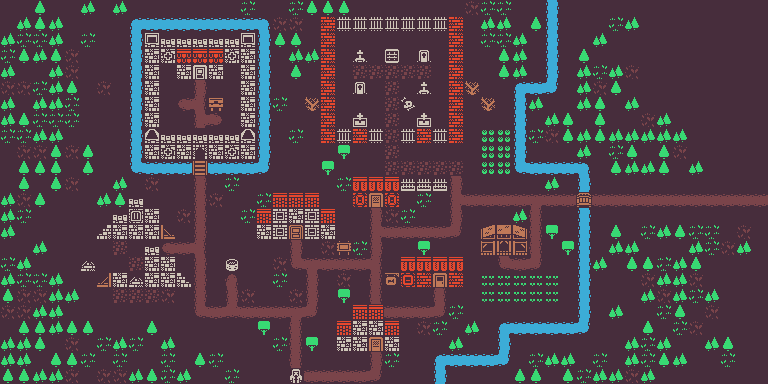

Rendered tile map (Tiled .tmx) drawn with the repository's tilesets; below, a short description and the full map source, tile grids included:
An orthogonal 48x24 tile map with 16x16 px tiles, 1 tile layer (Tile Layer 1) and 1 object (Player).

<map version="1.10" tiledversion="1.11.2" orientation="orthogonal" renderorder="right-down" width="48" height="24" tilewidth="16" tileheight="16" infinite="0" nextlayerid="7" nextobjectid="2">
 <tileset firstgid="1" source="tileset_colored.tsx" />
 <layer id="2" name="Tile Layer 1" width="48" height="24">
  <data encoding="csv">
1,1,33,1,1,68,1,68,1,1,1,1,1,1,1,6,1,1,6,33,33,33,1,1,1,1,1,1,1,2,6,6,1,1,137,1,1,1,1,1,1,1,1,1,1,1,1,1,
1,68,33,68,1,1,1,1,138,2684354697,2684354697,2684354697,2684354697,2684354697,2684354697,2684354697,2684354698,2,2,1,488,102,102,102,102,102,102,102,488,1,68,68,1,33,137,1,1,1,6,68,1,1,1,1,1,1,1,1,
68,6,6,68,1,6,1,1,137,385,355,355,355,355,355,385,137,33,33,1,488,1,1,1,1,1,1,1,488,1,6,6,68,1,137,1,1,68,1,1,1,1,1,1,1,1,1,1,
6,33,68,33,2,1,1,1,137,417,387,360,360,360,387,417,137,1,68,68,488,1,450,1,452,1,449,1,488,1,1,33,68,1,137,1,33,1,1,1,1,1,1,1,1,1,1,1,
68,1,1,68,2,1,1,1,137,417,1,417,326,417,1,417,137,1,33,1,488,1,3,3,3,3,3,1,488,1,1,33,68,1,137,1,68,6,68,2,1,1,1,1,1,1,1,1,
2,2,6,68,33,1,2,1,137,417,1,1,41,1,1,417,137,1,1,1,488,1,449,1,3,1,450,1,488,71,1,1,138,2684354697,3221225610,1,68,2,33,1,1,1,1,1,1,1,1,1,
68,1,68,68,6,1,1,1,137,417,1,1610612781,3221225515,227,1,417,137,6,1,71,488,1,1,1,3,481,1,1,488,1,71,1,137,68,1,1,68,33,1,68,1,1,1,1,1,1,1,1,
68,33,6,6,6,1,1,1,137,417,1,1,43,2684354605,1,417,137,1,1,1,488,1,451,1,3,1,451,1,488,1,1,1,137,1,68,33,1,33,1,1,2,68,1,1,1,1,1,1,
6,6,68,68,1,1,1,1,137,386,355,355,355,355,355,386,137,1,6,1,488,102,488,102,3,102,488,102,488,1,208,208,137,6,2,33,68,33,68,68,68,68,68,1,1,1,1,1,
1,2,2,33,2,33,1,1,137,417,387,417,421,417,387,417,137,1,1,1,1,38,1,1,3,1,1,1,1,1,208,208,137,1,1,1,68,1,6,33,1,33,2,1,1,1,1,1,
1,33,33,33,1,33,1,1,1610612874,2684354697,2684354697,2684354697,197,2684354697,2684354697,2684354697,3221225610,1,1,1,38,1,1,1,3,3,3,3,3,1,208,208,1610612874,2684354697,2684354697,2684354697,2684354698,1,33,68,68,33,1,68,1,1,1,1,
1,33,1,33,2,1,1,68,1,2,1,1,41,1,6,1,1,1,1,1,1,6,358,358,358,166,166,166,41,1,1,1,1,1,68,1,137,1,1,1,1,1,1,1,1,1,1,1,
68,2,33,1,1,1,68,33,355,1,1,1,41,2,1,1,6,359,359,359,1,1,422,293,422,1,6,1,43,2684354601,2684354601,2684354601,2684354601,2684354603,2684354601,2684354601,167,2684354601,2684354601,2684354601,2684354601,2684354601,2684354601,2684354601,2684354601,2684354601,2684354601,2684354601,
68,6,1,1,1,1,1,355,418,417,1,2,41,1,1,6,359,556,417,556,359,1,1,41,2,6,1,1,41,1,1,1,68,3221225513,1,1,137,1,1,1,1,1,1,1,1,1,1,1,
68,1,1,1,1,1,354,417,417,417,369,1,41,1,1,1,417,556,297,556,417,1,1,43,2684354601,2684354601,2684354601,2684354601,3221225514,1,491,492,493,3221225513,38,1,137,1,33,1,6,68,33,6,6,1,2,1,
1,1,68,1,1,1,1,3,1,355,1610612781,2684354601,3221225515,1,1,1,1,1,41,1,2,241,6,41,1,1,38,1,1,1,523,524,525,3221225513,1,38,137,1,68,68,1,1,1,68,6,2,68,1,
6,68,1,1,1,401,1,1,3,417,417,1,41,1,453,1,1,2,1610612778,2684354603,2684354601,2684354601,2684354601,3221225515,1,358,358,358,358,1,1,1610612778,2684354601,3221225514,1,1,137,68,1,33,33,6,68,33,1,1,1,1,
68,6,6,68,1,1,2147484017,417,401,417,417,2147484002,41,1,45,1,1,6,1,41,1,2,1,3221225513,2147483919,424,488,292,488,1,206,206,206,206,206,1,137,1,1,1,2,68,68,2,1,1,1,1,
33,2,2,68,68,1,1,3,3,3,2,1,41,1,41,2,1,1,2,41,1,38,1,3221225513,1,1,1,3221225513,1,1,206,206,206,206,206,1,137,1,1,1,68,2,68,6,68,1,1,1,
2,2,68,68,1,1,1,1,1,1,1,1,1610612778,2684354601,1610612779,2684354601,2684354601,2684354601,2684354603,3221225514,1,1,359,359,2684354601,2684354601,2684354601,3221225514,6,1,1,1,1,1,1,1,137,1,68,1,1,6,33,1,2,1,1,1,
1,33,33,68,33,33,1,1,1,33,1,1,1,1,1,1,38,1,3221225513,1,1,359,417,417,359,1,2,6,1,68,1,138,2684354697,2684354697,2684354697,2684354697,3221225610,1,1,1,33,1,6,2,1,1,1,1,
68,68,33,1,2,1,6,68,6,1,68,1,1,1,1,1,1,6,3221225513,38,1,417,417,293,417,1,1,1,68,1,1,137,1,1,1,1,1,1,1,68,6,68,1,1,68,33,1,1,
68,68,1,33,33,6,1,6,1,1,6,1,33,6,1,1,1,1,3221225513,1,1,1,1,41,6,1,1,138,2684354697,2684354697,2684354697,3221225610,1,6,68,68,1,6,1,68,6,33,68,1,1,6,1,1,
33,33,68,68,2,1,2,2,68,33,6,68,1,1,6,1,1,1,25,2684354601,2684354601,2684354601,2684354601,3221225514,1,1,1,137,1,1,1,1,33,33,1,33,6,68,68,2,68,1,1,1,1,1,1,1
</data>
 </layer>
 <objectgroup id="6" name="Object Layer 1">
  <object id="1" name="Player" x="296.948" y="377.371">
   <properties>
    <property name="name" value="frank" />
   </properties>
  </object>
 </objectgroup>
</map>
